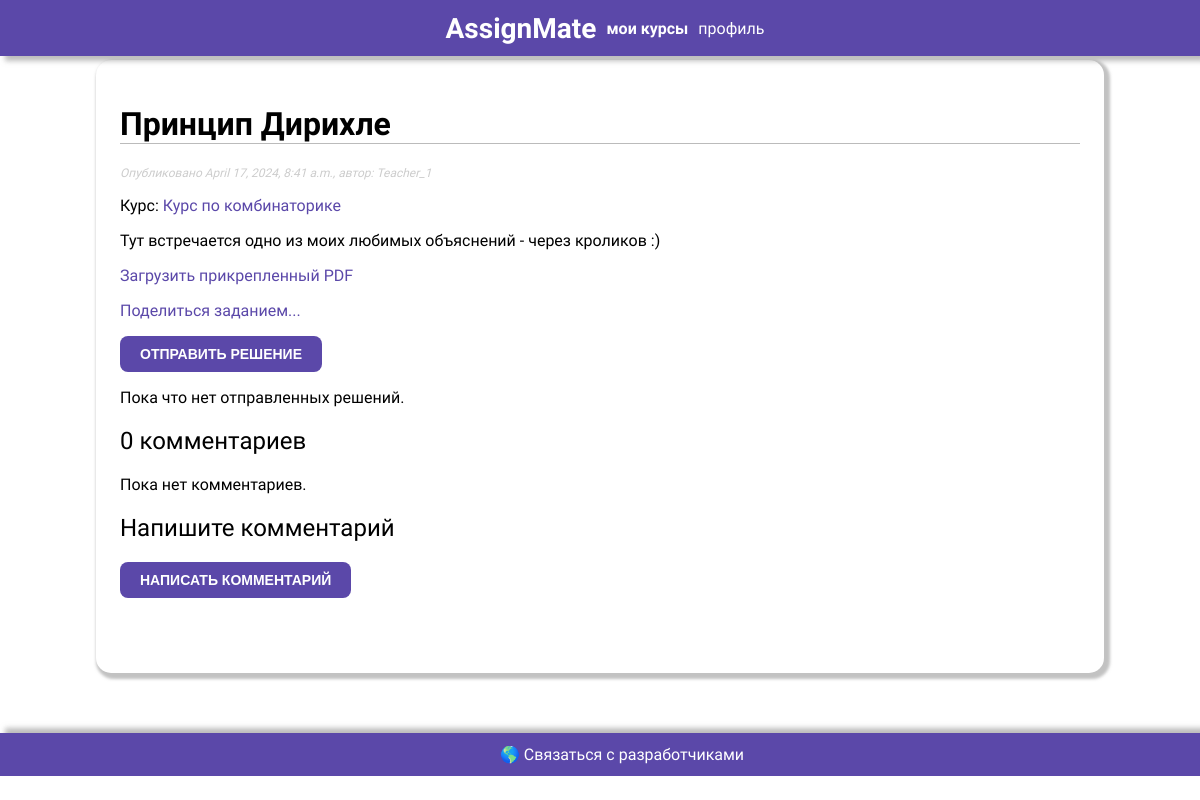
Page /2024/4/17/princip-dirihle/ (signed in) on the earlier database version.
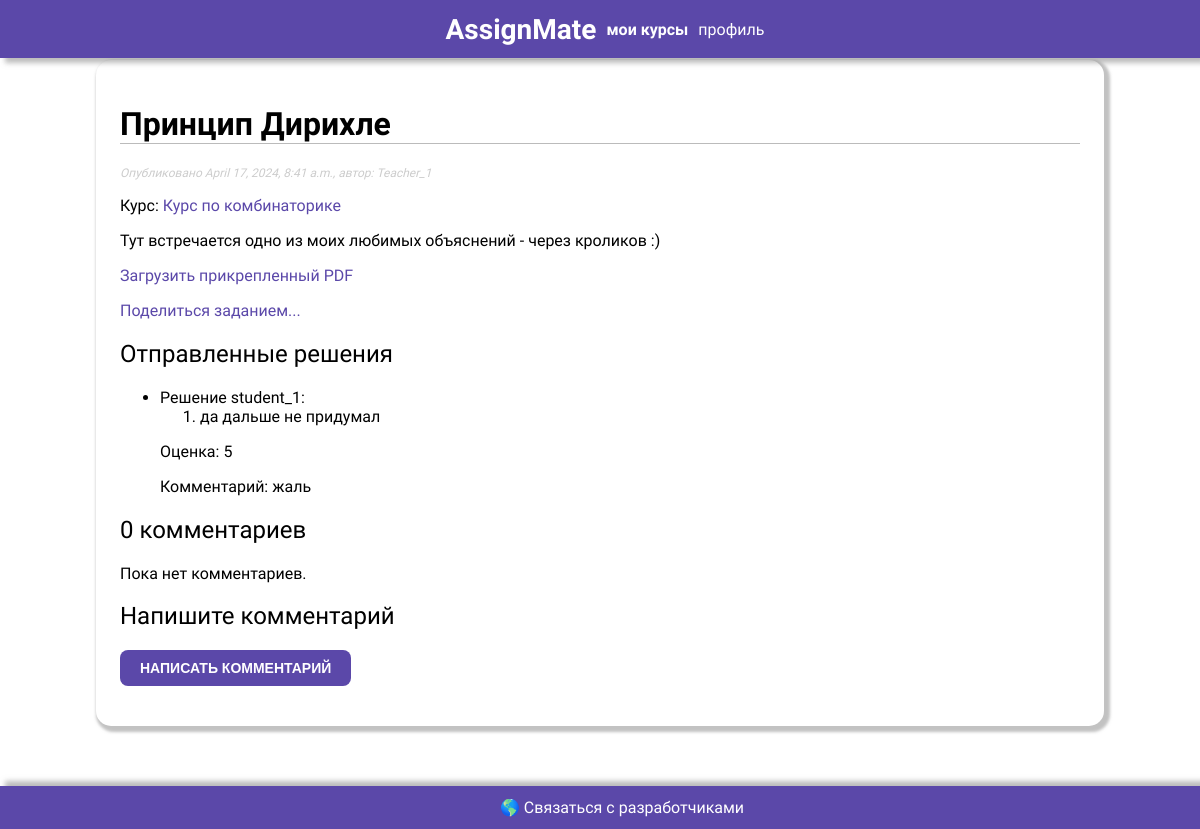
Same page on the later database version.
### assign/models.py (models this page shows, shortened)
class Homework(models.Model):
    class Status(models.TextChoices):
        DRAFT = 'DF', 'Draft'
        PUBLISHED = 'PB', 'Published'
    title = models.CharField(max_length=250)
    slug = models.SlugField(max_length=250,
                            unique_for_date='publish')
    author = models.ForeignKey(User,
                               on_delete=models.CASCADE,
                               limit_choices_to={'profile__role': 'teacher'},
                               related_name='assign_homeworks')
    course = models.ForeignKey(Course, on_delete=models.CASCADE, related_name='homeworks')
    body = models.TextField()
    pdf = models.FileField(upload_to=upload_to, null=True, blank=True)
    publish = models.DateTimeField(default=timezone.now)  # поле дата публикации
    created = models.DateTimeField(auto_now_add=True)  # поле дата создания
    updated = models.DateTimeField(auto_now=True)  # поле дата изменения
    status = models.CharField(max_length=2,
                              choices=Status.choices,
                              default=Status.PUBLISHED)
    tags = TaggableManager()
    objects = models.Manager() # менеджер, применяемый по умолчанию
    published = PublishedManager() # конкретно-прикладной менеджер
    class Meta: #класс определяет метаданные модели.
        ordering = ['-publish'] #сортировка
        indexes = [
            models.Index(fields=['-publish']), #индексация
        ]

class Course(models.Model):
    class Status(models.TextChoices):
        DRAFT = 'DF', 'Draft'
        PUBLISHED = 'PB', 'Published'
    title = models.CharField(max_length=250)
    slug = models.SlugField(max_length=250,
                            unique_for_month="publish")
    creator = models.ForeignKey(
        User,
        on_delete=models.CASCADE,
        related_name='created_courses',  # Уникальное имя для обратной связи
        limit_choices_to={'profile__role': 'teacher'},
        null=True,
        blank=True
    )
    publish = models.DateTimeField(default=timezone.now)  # поле дата публикации
    status = models.CharField(max_length=2,
                              choices=Status.choices,
                              default=Status.DRAFT)
    class Meta:  # класс определяет метаданные модели.
        ordering = ['-publish']  # сортировка
        indexes = [
            models.Index(fields=['-publish']),  # индексация
        ]

class HomeworkSolution(models.Model):
    homework = models.ForeignKey(Homework, on_delete=models.CASCADE, related_name='solutions')
    student = models.ForeignKey(User, on_delete=models.CASCADE, related_name='homework_solutions')
    answer_text = models.TextField()
    answer_pdf = models.FileField(upload_to='homework_solutions/', null=True, blank=True)
    created = models.DateTimeField(auto_now_add=True)
    updated = models.DateTimeField(auto_now=True)
    grade = models.IntegerField(null=True, blank=True, validators=[MinValueValidator(0), MaxValueValidator(100)])
    teacher_comment = models.TextField(null=True, blank=True)

### assign/views.py (the view)
@login_required
def homework_detail(request, year, month, day, homework_slug):
    homework = get_object_or_404(Homework, slug=homework_slug,
                                 publish__year=year, publish__month=month, publish__day=day)
    if not (homework.course.creator == request.user or Enrollment.objects.filter(course=homework.course,
                                                                                 student=request.user).exists()):
        raise Http404("You do not have permission to view this homework.")
    if is_teacher(request.user):
        solutions = homework.solutions.all()
    else:
        solutions = homework.solutions.filter(student=request.user)
    can_submit_solution = is_student(request.user) and not solutions.exists()
    comments = homework.comments.filter(active=True)
    new_comment = None
    if request.method == 'POST':
        comment_form = CommentForm(data=request.POST)
        if comment_form.is_valid():
            new_comment = comment_form.save(commit=False)
            new_comment.homework = homework
            new_comment.save()
    else:
        comment_form = CommentForm()
    return render(request, 'assign/homework/detail.html', {
        'homework': homework,
        'comments': comments,
        'new_comment': new_comment,
        'comment_form': comment_form,
        'can_submit_solution': can_submit_solution,
        'solutions': solutions,
        'is_teacher': is_teacher(request.user)  # передаем флаг в шаблон
    })

### assign/forms.py
class CommentForm(forms.ModelForm):
    class Meta:
        model = Comment
        fields = ['name', 'body']

### assign/templatetags/assign_tags.py (called while the page is built)
@register.filter(name='markdown')
def markdown_format(text):
    return mark_safe(markdown.markdown(text))

### assign/views.py (called while the page is built)
def is_student(user):
    return hasattr(user, 'profile') and user.profile.role == 'student'

def is_teacher(user):
    return hasattr(user, 'profile') and user.profile.role == 'teacher'

### templates/assign/homework/detail.html (shortened to what this page needs)
{% extends "assign/base.html" %}
{% load assign_tags %}
{% block content %}
<h1 type="homework_title">
    {{ homework.title }}
</h1>
<p class="date">
    Опубликовано {{ homework.publish }}, автор: {{ homework.author }}
</p>
<p>
    Курс: <a href="{% url 'assign:course_detail' pk=homework.course.id %}">{{ homework.course.title }}</a>
</p>
{{ homework.body|markdown }}
{% if homework.pdf %}
    <p><a href="{{ homework.pdf.url }}" target="_blank">Загрузить прикрепленный PDF</a></p>
{% else %}
    <p>No attached PDF.</p>
{% endif %}
<p><a href="{% url 'assign:homework_share' homework.id %}">Поделиться заданием...</a></p>
{% if can_submit_solution and not is_teacher %}
    <input type='submit' onclick="location.href='{% url 'assign:submit_solution' homework.id %}'" value="Отправить решение"/>
{% endif %}
{% if solutions %}
    <h2>Отправленные решения</h2>
    <ul>
    {% for solution in solutions %}
        <li>
            Решение {{ solution.student.username }}:
            <div>
                <div class="preformatted-text">{{ solution.answer_text|markdown }}</div>
                {% if solution.grade or solution.teacher_comment %}
                    <p>Оценка: {{ solution.grade|default:"еще не оценено" }}</p>
                    <p>Комментарий: {{ solution.teacher_comment|default:"нет коментария" }}</p>
                {% endif %}
            </div>
        </li>
    {% endfor %}
    </ul>
{% else %}
    <p>Пока что нет отправленных решений.</p>
{% endif %}
{% with comments.count as total_comments %}
    {% if total_comments|divisibleby:10 %}
        <h2>{{ total_comments }} комментариев</h2>
    {% elif total_comments|add:'0' == '1' %}
        <h2>{{ total_comments }} комментарий</h2>
    {% else %}
        <h2>{{ total_comments }} комментария</h2>
    {% endif %}
{% endwith %}
{% for comment in comments %}
    <div class="comment">
        <p class="info">Комментарий {{ forloop.counter }} от {{ comment.name }} в {{ comment.created }}</p>
        {{ comment.body|linebreaks }}
    </div>
{% empty %}
    <p>Пока нет комментариев.</p>
{% endfor %}
{% include "assign/homework/includes/comment_form.html" %}
{% endblock %}

### templates/assign/base.html (shortened to what this page needs)
{% load static %}
{% load assign_tags %}
<!DOCTYPE html>
<html>
  <head>
    <link href="{% static 'css/styles.css' %}" rel="stylesheet" />
  </head>
  <body>
    <header>
      <nav>
        <h1 class="header_title">AssignMate</h1>
        {% if 'signup' not in request.path and 'login' not in request.path %}
          <span style="font-weight: 600"><a href="/">мои курсы</a></span>
          <span style="font-weight: 100"><a href="{% url 'view-profile' %}">профиль</a></span>
        {% endif %}
      </nav>
    </header>
    <div id="content">
      {% block content %}
      {% endblock %}
    </div>
    <footer>
      <nav>
        <span><a href="https://t.me/Kari_Abe">🌎 Связаться с разработчиками</a></span>
      </nav>
    </footer>
  </body>
</html>

### templates/assign/homework/includes/comment_form.html (shortened to what this page needs)
<h2>Напишите комментарий</h2>
<form action="{% url 'assign:homework_comment' homework.id %}" method="post">
    <p><input type="submit" value="Написать комментарий"></p>
</form>

### assign/static/css/styles.css (style rules this page uses)
body { display: flex; margin: 0; padding: 0; font-family: "Raleway"; flex-direction: column; min-height: 97vh; }
a { color: #5B48A9; text-decoration: none; }
h1 { font-weight: bold; border-bottom: 1px solid #bbb; }
h2 { font-weight: normal; }
header { position: fixed; top: 0; display: flex; width: 100%; height: 7%; background-color: #5B48A9; box-shadow: 5px 5px 5px#82828286; justify-content: center; z-index: 1; }
.header_title { margin: 0; padding: 0; position: relative; font-family: "Baloo 2"; font-size: 1.75em; font-weight: bold; color: #fff; border-bottom: none; }
nav { padding-left: 20px; padding-right: 10px; display: flex; align-items: center; justify-content: flex-start; z-index: 2; }
nav span { padding-left: 10px; }
nav span a { color: #fff; }
#content { flex: 1; padding: 2%; width: 80%; box-shadow: 3px 3px 3px 3px #8e8e8e8a; border-radius: 15px; margin: 5% auto; }
footer { margin-top: auto; display: flex; position: absolute bottom; bottom: 0; width: 100%; padding: 1%; background-color: #5B48A9; box-shadow: 5px -5px 5px#82828286; justify-content: center; }
p.date { color: #ccc; font-size: 12px; font-style: italic; }
a button[type=submit], input[type=submit] { font-weight: bold; background: #5B48A9; border-radius: 8px; border: none; color: #fff; padding: 10px 20px; font-size: 14px; text-transform: uppercase; }
[type="Homework_title"] { display: flex; align-items: top; justify-content: space-between; }

Differences in the rows shown:
shown differently, row unchanged: Homework "Принцип Дирихле": id "Отправить решение" → (not shown)
added HomeworkSolution: student.username "student_1", answer_text "да дальше не придумал", grade "5", teacher_comment "жаль"
Other differences:
text no longer shown: "Пока что нет отправленных решений."
text now shown: "Отправленные решения"
